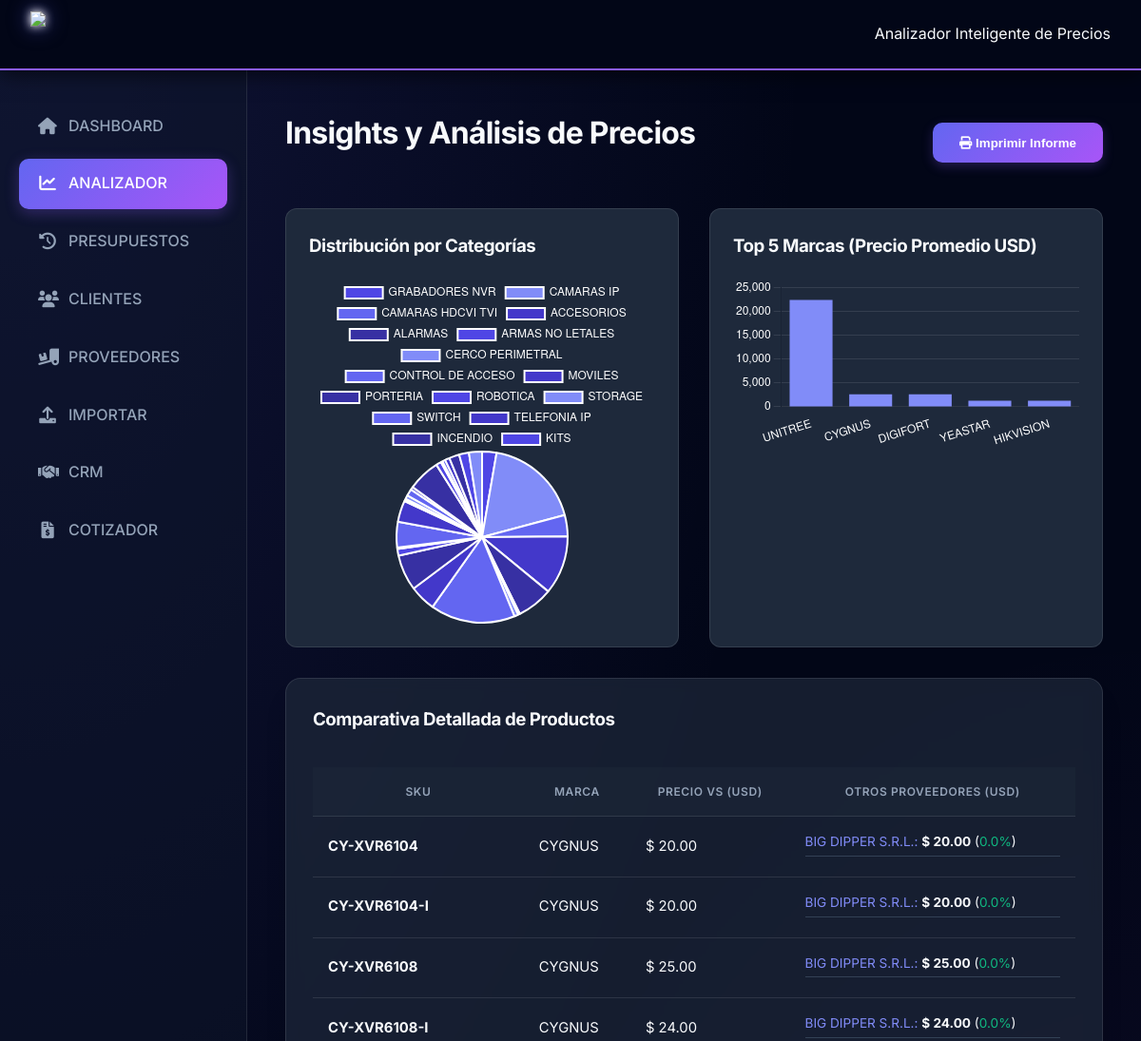
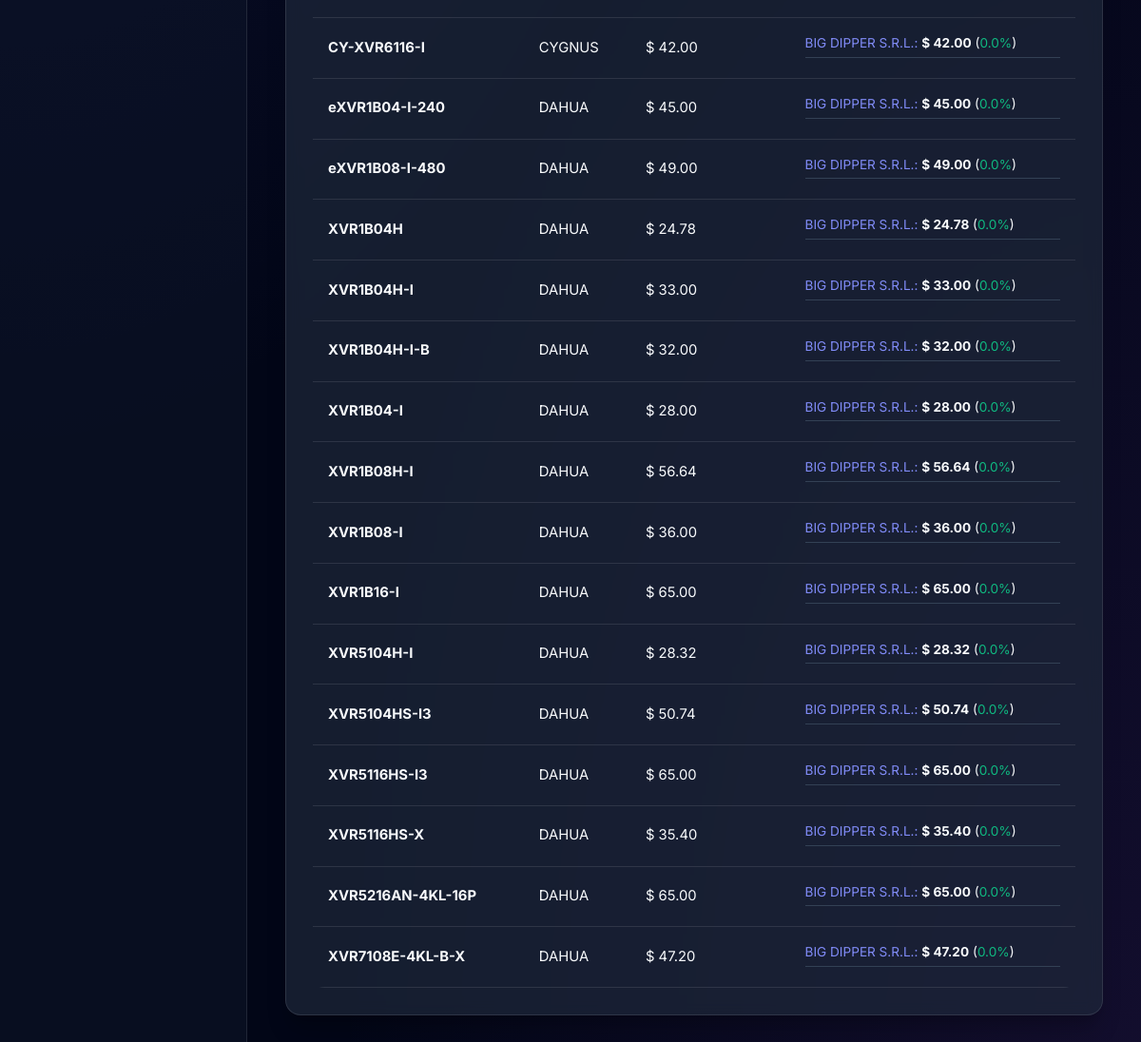
/analizador.php, run on the app's committed database (2 pictures, top to bottom).
### tables this page shows
CREATE TABLE `products` (
  `id` int(11) NOT NULL AUTO_INCREMENT,
  `sku` varchar(50) NOT NULL,
  `barcode` varchar(100) DEFAULT NULL,
  `image_url` varchar(500) DEFAULT NULL,
  `provider_code` varchar(100) DEFAULT NULL,
  `description` varchar(255) NOT NULL,
  `category` varchar(100) DEFAULT NULL,
  `subcategory` varchar(100) DEFAULT NULL,
  `supplier_id` int(11) DEFAULT NULL,
  `category_id` int(11) DEFAULT NULL,
  `unit_cost_usd` decimal(15,2) DEFAULT 0.00,
  `unit_price_usd` decimal(15,2) DEFAULT 0.00,
  `iva_rate` decimal(5,2) DEFAULT 21.00,
  `brand` varchar(100) DEFAULT NULL,
  `has_serial_number` tinyint(1) DEFAULT 0,
  `stock_current` int(11) DEFAULT 0,
  `stock_minimum` int(11) DEFAULT 0,
  `created_at` timestamp NULL DEFAULT current_timestamp(),
  `updated_at` timestamp NULL DEFAULT current_timestamp() ON UPDATE current_timestamp(),
  PRIMARY KEY (`id`),
  UNIQUE KEY `sku` (`sku`),
  UNIQUE KEY `barcode` (`barcode`),
  KEY `category_id` (`category_id`),
  CONSTRAINT `products_ibfk_1` FOREIGN KEY (`category_id`) REFERENCES `categories` (`id`)
);

CREATE TABLE `supplier_prices` (
  `id` int(11) NOT NULL AUTO_INCREMENT,
  `product_id` int(11) NOT NULL,
  `supplier_id` int(11) NOT NULL,
  `cost_usd` decimal(15,2) NOT NULL,
  `last_updated` timestamp NULL DEFAULT current_timestamp() ON UPDATE current_timestamp(),
  PRIMARY KEY (`id`),
  UNIQUE KEY `product_id` (`product_id`,`supplier_id`),
  KEY `supplier_id` (`supplier_id`),
  CONSTRAINT `supplier_prices_ibfk_1` FOREIGN KEY (`product_id`) REFERENCES `products` (`id`) ON DELETE CASCADE,
  CONSTRAINT `supplier_prices_ibfk_2` FOREIGN KEY (`supplier_id`) REFERENCES `entities` (`id`) ON DELETE CASCADE
);

CREATE TABLE `entities` (
  `id` int(11) NOT NULL AUTO_INCREMENT,
  `type` enum('client','provider','supplier') NOT NULL,
  `tax_id` varchar(20) DEFAULT NULL,
  `document_number` varchar(20) DEFAULT NULL,
  `name` varchar(200) NOT NULL,
  `fantasy_name` varchar(200) DEFAULT NULL,
  `contact_person` varchar(100) DEFAULT NULL,
  `tax_category` enum('Responsable Inscripto','Monotributo','Exento','No Aplica') DEFAULT 'No Aplica',
  `email` varchar(100) DEFAULT NULL,
  `phone` varchar(50) DEFAULT NULL,
  `mobile` varchar(50) DEFAULT NULL,
  `address` text DEFAULT NULL,
  `delivery_address` text DEFAULT NULL,
  `payment_condition` varchar(100) DEFAULT NULL,
  `preferred_payment_method` varchar(100) DEFAULT NULL,
  `default_voucher_type` enum('Factura','Remito','Ninguno') DEFAULT 'Factura',
  `is_enabled` tinyint(1) DEFAULT 1,
  `is_retention_agent` tinyint(1) DEFAULT 0,
  `created_at` timestamp NULL DEFAULT current_timestamp(),
  PRIMARY KEY (`id`),
  UNIQUE KEY `tax_id` (`tax_id`)
);

### src/lib/Database.php (called while the page is built, shortened)
<?php
class Database
{
    private static $instance = null;
    private $conn;
    private function __construct()
    {
        $dsn = "mysql:host=" . DB_HOST . ";dbname=" . DB_NAME . ";charset=" . DB_CHARSET;
        $options = [
            PDO::ATTR_ERRMODE => PDO::ERRMODE_EXCEPTION,
            PDO::ATTR_DEFAULT_FETCH_MODE => PDO::FETCH_ASSOC,
            PDO::ATTR_EMULATE_PREPARES => false,
        ];
        try {
            $this->conn = new PDO($dsn, DB_USER, DB_PASS, $options);
        } catch (PDOException $e) {
            die("Database Connection Error: " . $e->getMessage());
        }
    }
    public static function getInstance()
    {
        if (self::$instance == null) {
            self::$instance = new Database();
        }
        return self::$instance->getConnection();
    }
    public function getConnection()
    {
        return $this->conn;
    }
}
?>

### src/modules/analizador/PriceAnalyzer.php (called while the page is built, shortened)
<?php
class PriceAnalyzer
{
    private $db;
    public function __construct()
    {
        $this->db = Database::getInstance();
    }
    public function getProductsForAnalysis($limit = 50)
    {
        $sql = "SELECT p.*, c.name as category_name
                FROM products p
                LEFT JOIN categories c ON p.category_id = c.id
                ORDER BY p.updated_at DESC
                LIMIT :limit";
        $stmt = $this->db->prepare($sql);
        $stmt->bindValue(':limit', (int) $limit, \PDO::PARAM_INT);
        $stmt->execute();
        $products = $stmt->fetchAll();
        foreach ($products as &$p) {
            $stmt = $this->db->prepare("SELECT sp.*, e.name as supplier_name
                                       FROM supplier_prices sp
                                       JOIN entities e ON sp.supplier_id = e.id
                                       WHERE sp.product_id = ?");
            $stmt->execute([$p['id']]);
            $p['suppliers'] = $stmt->fetchAll();
        }
        return $products;
    }
    public function getAnalyticsSummary()
    {
        $sqlCat = "SELECT c.name as label, COUNT(p.id) as value
                   FROM products p
                   JOIN categories c ON p.category_id = c.id
                   GROUP BY c.id";
        $stmtCat = $this->db->query($sqlCat);
        $categories = $stmtCat->fetchAll();
        $sqlBrand = "SELECT brand as label, AVG(unit_price_usd) as value
                     FROM products
                     WHERE brand IS NOT NULL AND brand != ''
                     GROUP BY brand
                     ORDER BY value DESC
                     LIMIT 5";
        $stmtBrand = $this->db->query($sqlBrand);
        $brands = $stmtBrand->fetchAll();
        return [
            'categories' => $categories,
            'brands' => $brands
        ];
    }
}

### analizador.php (the view, shortened to what this page needs)
<?php
require_once __DIR__ . '/src/lib/Database.php';
require_once __DIR__ . '/src/modules/analizador/PriceAnalyzer.php';
$analyzer = new PriceAnalyzer();
$products = $analyzer->getProductsForAnalysis(20);
$stats = $analyzer->getAnalyticsSummary();
$catLabels = json_encode(array_column($stats['categories'], 'label'));
$catData = json_encode(array_column($stats['categories'], 'value'));
$brandLabels = json_encode(array_column($stats['brands'], 'label'));
$brandData = json_encode(array_column($stats['brands'], 'value'));
?>
<!DOCTYPE html>
<html lang="es">
<head>
    <link rel="stylesheet" href="css/style_premium.css">
    <link rel="stylesheet" href="https://cdnjs.cloudflare.com/ajax/libs/font-awesome/6.0.0/css/all.min.css">
</head>
<body>
    <header>
        <img src="logo_display.php?v=1" class="logo-large">
        <div class="header-info"><span>Analizador Inteligente de Precios</span></div>
    </header>
    <div class="dashboard-container">
        <nav class="sidebar">
            <a href="index.php" class="nav-link"><i class="fas fa-home"></i> DASHBOARD</a>
            <a href="analizador.php" class="nav-link active"><i class="fas fa-chart-line"></i> ANALIZADOR</a>
            <a href="presupuestos.php" class="nav-link"><i class="fas fa-history"></i> PRESUPUESTOS</a>
            <a href="clientes.php" class="nav-link"><i class="fas fa-users"></i> CLIENTES</a>
            <a href="proveedores.php" class="nav-link"><i class="fas fa-truck-loading"></i> PROVEEDORES</a>
            <a href="importar.php" class="nav-link"><i class="fas fa-upload"></i> IMPORTAR</a>
            <a href="crm.php" class="nav-link"><i class="fas fa-handshake"></i> CRM</a>
            <a href="cotizador.php" class="nav-link"><i class="fas fa-file-invoice-dollar"></i> COTIZADOR</a>
        </nav>
        <main class="content">
            <div style="display: flex; justify-content: space-between; align-items: center; margin-bottom: 2rem;">
                <h1>Insights y Análisis de Precios</h1>
                <button onclick="window.print()" class="btn-primary"><i class="fas fa-print"></i> Imprimir
                    Informe</button>
            </div>
            <div class="grid-charts">
                <div class="chart-container">
                    <h3>Distribución por Categorías</h3>
                    <canvas id="categoryChart"></canvas>
                </div>
                <div class="chart-container">
                    <h3>Top 5 Marcas (Precio Promedio USD)</h3>
                    <canvas id="brandChart"></canvas>
                </div>
            </div>
            <div class="card">
                <h3>Comparativa Detallada de Productos</h3>
                <div class="table-responsive">
                    <table>
                        <thead>
                            <tr>
                                <th>SKU</th>
                                <th>Marca</th>
                                <th>Precio VS (USD)</th>
                                <th>Otros Proveedores (USD)</th>
                            </tr>
                        </thead>
                        <tbody>
                            <?php foreach ($products as $p):
                                $mainCost = floatval($p['unit_cost_usd']);
                                $suppliersCount = count($p['suppliers']);
                                ?>
                                <tr>
                                    <td><strong><?php echo $p['sku']; ?></strong></td>
                                    <td><?php echo $p['brand']; ?></td>
                                    <td>$ <?php echo number_format($mainCost, 2); ?></td>
                                    <td colspan="3">
                                        <?php if ($suppliersCount > 0): ?>
                                            <div style="font-size: 0.85rem;">
                                                <?php foreach ($p['suppliers'] as $s):
                                                    $sCost = floatval($s['cost_usd']);
                                                    $diff = (($mainCost - $sCost) / $sCost) * 100;
                                                    $color = $diff > 0 ? '#ef4444' : '#10b981';
                                                    ?>
                                                    <div
                                                        style="margin-bottom: 5px; border-bottom: 1px solid #334155; padding-bottom: 3px;">
                                                        <span style="color: #818cf8;"><?php echo $s['supplier_name']; ?>:</span>
                                                        <strong>$ <?php echo number_format($sCost, 2); ?></strong>
                                                        (<span
                                                            style="color: <?php echo $color; ?>;"><?php echo ($diff > 0 ? '+' : '') . number_format($diff, 1); ?>%</span>)
                                                    </div>
                                                <?php endforeach; ?>
                                            </div>
                                        <?php else: ?>
                                            <span style="color: grey;">Sin otros proveedores registrados</span>
                                        <?php endif; ?>
                                    </td>
                                </tr>
                            <?php endforeach; ?>
                        </tbody>
                    </table>
                </div>
            </div>
        </main>
    </div>
    <script>
        // Charts Initialization
        const catCtx = document.getElementById('categoryChart').getContext('2d');
        new Chart(catCtx, {
            type: 'pie',
            data: {
                labels: <?php echo $catLabels; ?>,
                datasets: [{
                    data: <?php echo $catData; ?>,
                    backgroundColor: ['#4f46e5', '#818cf8', '#6366f1', '#4338ca', '#3730a3']
                }]
            },
            options: { plugins: { legend: { labels: { color: 'white' } } } }
        });
        const brandCtx = document.getElementById('brandChart').getContext('2d');
        new Chart(brandCtx, {
            type: 'bar',
            data: {
                labels: <?php echo $brandLabels; ?>,
                datasets: [{
                    label: 'Precio Promedio USD',
                    data: <?php echo $brandData; ?>,
                    backgroundColor: '#818cf8'
                }]
            },
            options: {
                scales: {
                    y: { ticks: { color: 'white' }, grid: { color: 'rgba(255,255,255,0.1)' } },
                    x: { ticks: { color: 'white' }, grid: { display: false } }
                },
                plugins: { legend: { display: false } }
            }
        });
    </script>
</body>
</html>

### css/style_premium.css (style rules this page uses)
:root { --primary-blue: #0f172a; --secondary-blue: #1e293b; --accent-violet: #8b5cf6; --accent-blue: #3b82f6; --gradient-premium: linear-gradient(135deg, #6366f1 0%, #a855f7 100%); --text-light: #f8fafc; --text-muted: #94a3b8; --bg-dark: #020617; --glass-bg: rgba(30, 41, 59, 0.7); --border-color: rgba(255, 255, 255, 0.1); }
body { margin: 0; font-family: 'Inter', sans-serif; background-color: var(--bg-dark); color: var(--text-light); line-height: 1.6; background-image: radial-gradient(at 0% 0%, rgba(99, 102, 241, 0.15) 0, transparent 50%), radial-gradient(at 100% 100%, rgba(168, 85, 247, 0.1) 0, transparent 50%); background-attachment: fixed; }
header { background: #020617; backdrop-filter: blur(12px) saturate(180%); padding: 0.75rem 2rem; display: flex; justify-content: space-between; align-items: center; border-bottom: 2px solid var(--accent-violet); position: sticky; top: 0; z-index: 1000; box-shadow: 0 4px 20px rgba(0, 0, 0, 0.6); }
.logo-large { height: 48px; filter: drop-shadow(0 0 5px white) drop-shadow(0 0 10px rgba(99, 102, 241, 0.5)); transition: transform 0.3s ease; }
.dashboard-container { display: grid; grid-template-columns: 260px 1fr; min-height: calc(100vh - 65px); }
nav.sidebar { background: rgba(15, 23, 42, 0.5); padding: 2rem 1.25rem; border-right: 1px solid var(--border-color); }
.nav-link { display: flex; align-items: center; gap: 12px; color: var(--text-muted); text-decoration: none; padding: 0.85rem 1.25rem; margin-bottom: 0.5rem; border-radius: 10px; transition: all 0.3s cubic-bezier(0.4, 0, 0.2, 1); font-weight: 500; }
.nav-link i { font-size: 1.1rem; width: 20px; text-align: center; }
.nav-link.active { background: var(--gradient-premium); color: white; box-shadow: 0 4px 15px rgba(139, 92, 246, 0.3); }
main.content { padding: 2.5rem; }
h1, h2, h3 { margin-top: 0; font-weight: 700; letter-spacing: -0.025em; }
.card { background: var(--glass-bg); backdrop-filter: blur(8px); border: 1px solid var(--border-color); border-radius: 16px; padding: 1.75rem; margin-bottom: 2rem; box-shadow: 0 20px 25px -5px rgba(0, 0, 0, 0.2), 0 10px 10px -5px rgba(0, 0, 0, 0.1); }
button.btn-primary { background: var(--gradient-premium); color: white; border: none; padding: 0.85rem 1.75rem; border-radius: 10px; cursor: pointer; font-weight: 600; transition: all 0.3s ease; box-shadow: 0 4px 12px rgba(139, 92, 246, 0.25); }
.table-responsive { overflow-x: auto; border-radius: 12px; }
table { width: 100%; border-collapse: separate; border-spacing: 0; margin-top: 1rem; }
th { background: rgba(30, 41, 59, 0.5); color: var(--text-muted); font-size: 0.75rem; text-transform: uppercase; font-weight: 600; letter-spacing: 0.05em; padding: 1rem; border-bottom: 1px solid var(--border-color); }
td { padding: 1rem; border-bottom: 1px solid var(--border-color); font-size: 0.925rem; }

### analizador.php (style rules this page uses)
.chart-container { background: #1e293b; border-radius: 12px; padding: 1.5rem; border: 1px solid rgba(255, 255, 255, 0.1); margin-bottom: 2rem; }
.grid-charts { display: grid; grid-template-columns: 1fr 1fr; gap: 2rem; margin-top: 1rem; }

### data on the page
products: sku "CY-XVR6104", brand "CYGNUS", unit_cost_usd "20.00"
supplier_prices: supplier.name "BIG DIPPER S.R.L.", cost_usd "20.00", diff "0.0"
products: sku "CY-XVR6104-I", brand "CYGNUS", unit_cost_usd "20.00"
supplier_prices: supplier.name "BIG DIPPER S.R.L.", cost_usd "20.00", diff "0.0"
products: sku "CY-XVR6108", brand "CYGNUS", unit_cost_usd "25.00"
supplier_prices: supplier.name "BIG DIPPER S.R.L.", cost_usd "25.00", diff "0.0"
products: sku "CY-XVR6108-I", brand "CYGNUS", unit_cost_usd "24.00"
supplier_prices: supplier.name "BIG DIPPER S.R.L.", cost_usd "24.00", diff "0.0"
products: sku "CY-XVR6116-I", brand "CYGNUS", unit_cost_usd "42.00"
supplier_prices: supplier.name "BIG DIPPER S.R.L.", cost_usd "42.00", diff "0.0"
products: sku "eXVR1B04-I-240", brand "DAHUA", unit_cost_usd "45.00"
supplier_prices: supplier.name "BIG DIPPER S.R.L.", cost_usd "45.00", diff "0.0"
products: sku "eXVR1B08-I-480", brand "DAHUA", unit_cost_usd "49.00"
supplier_prices: supplier.name "BIG DIPPER S.R.L.", cost_usd "49.00", diff "0.0"
products: sku "XVR1B04H", brand "DAHUA", unit_cost_usd "24.78"
supplier_prices: supplier.name "BIG DIPPER S.R.L.", cost_usd "24.78", diff "0.0"
products: sku "XVR1B04H-I", brand "DAHUA", unit_cost_usd "33.00"
supplier_prices: supplier.name "BIG DIPPER S.R.L.", cost_usd "33.00", diff "0.0"
products: sku "XVR1B04H-I-B", brand "DAHUA", unit_cost_usd "32.00"
supplier_prices: supplier.name "BIG DIPPER S.R.L.", cost_usd "32.00", diff "0.0"
products: sku "XVR1B04-I", brand "DAHUA", unit_cost_usd "28.00"
supplier_prices: supplier.name "BIG DIPPER S.R.L.", cost_usd "28.00", diff "0.0"
products: sku "XVR1B08H-I", brand "DAHUA", unit_cost_usd "56.64"
supplier_prices: supplier.name "BIG DIPPER S.R.L.", cost_usd "56.64", diff "0.0"
products: sku "XVR1B08-I", brand "DAHUA", unit_cost_usd "36.00"
supplier_prices: supplier.name "BIG DIPPER S.R.L.", cost_usd "36.00", diff "0.0"
products: sku "XVR1B16-I", brand "DAHUA", unit_cost_usd "65.00"
supplier_prices: supplier.name "BIG DIPPER S.R.L.", cost_usd "65.00", diff "0.0"
products: sku "XVR5104H-I", brand "DAHUA", unit_cost_usd "28.32"
supplier_prices: supplier.name "BIG DIPPER S.R.L.", cost_usd "28.32", diff "0.0"
products: sku "XVR5104HS-I3", brand "DAHUA", unit_cost_usd "50.74"
supplier_prices: supplier.name "BIG DIPPER S.R.L.", cost_usd "50.74", diff "0.0"
products: sku "XVR5116HS-I3", brand "DAHUA", unit_cost_usd "65.00"
supplier_prices: supplier.name "BIG DIPPER S.R.L.", cost_usd "65.00", diff "0.0"
products: sku "XVR5116HS-X", brand "DAHUA", unit_cost_usd "35.40"
supplier_prices: supplier.name "BIG DIPPER S.R.L.", cost_usd "35.40", diff "0.0"
products: sku "XVR5216AN-4KL-16P", brand "DAHUA", unit_cost_usd "65.00"
supplier_prices: supplier.name "BIG DIPPER S.R.L.", cost_usd "65.00", diff "0.0"
products: sku "XVR7108E-4KL-B-X", brand "DAHUA", unit_cost_usd "47.20"
supplier_prices: supplier.name "BIG DIPPER S.R.L.", cost_usd "47.20", diff "0.0"

### other printed values
chart data {{ $catData }} [85,567,126,346,212,11,23,501,154,212,39,9,151,126,5,10,22,40,17,191,30,10,18,27,60,58,77]
chart data {{ $brandLabels }} ["UNITREE","CYGNUS","DIGIFORT","YEASTAR","HIKVISION"]
chart data {{ $brandData }} ["22338.153947","2630.193563","2600.500208","1296.376481","1288.129651"]
